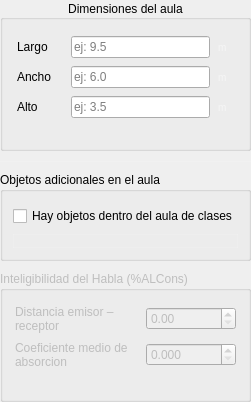
              <widget class="QFrame" name="frame_5">
               <property name="frameShape">
                <enum>QFrame::NoFrame</enum>
               </property>
               <layout class="QVBoxLayout" name="verticalLayout_7" stretch="1,0,1,0">
                <property name="spacing">
                 <number>10</number>
                </property>
                <property name="leftMargin">
                 <number>0</number>
                </property>
                <property name="topMargin">
                 <number>0</number>
                </property>
                <property name="rightMargin">
                 <number>0</number>
                </property>
                <property name="bottomMargin">
                 <number>0</number>
                </property>
                <item>
                 <widget class="QGroupBox" name="boxDimensiones">
                  <property name="maximumSize">
                   <size>
                    <width>16777215</width>
                    <height>16777210</height>
                   </size>
                  </property>
                  <property name="title">
                   <string>Dimensiones del aula</string>
                  </property>
                  <property name="alignment">
                   <set>Qt::AlignCenter</set>
                  </property>
                  <layout class="QVBoxLayout" name="verticalLayout_2">
                   <property name="spacing">
                    <number>8</number>
                   </property>
                   <property name="leftMargin">
                    <number>14</number>
                   </property>
                   <property name="topMargin">
                    <number>16</number>
                   </property>
                   <property name="rightMargin">
                    <number>14</number>
                   </property>
                   <property name="bottomMargin">
                    <number>10</number>
                   </property>
                   <item>
                    <widget class="QFrame" name="frame_2">
                     <property name="frameShape">
                      <enum>QFrame::NoFrame</enum>
                     </property>
                     <layout class="QHBoxLayout" name="horizontalLayout_3">
                      <property name="spacing">
                       <number>8</number>
                      </property>
                      <property name="leftMargin">
                       <number>0</number>
                      </property>
                      <property name="topMargin">
                       <number>0</number>
                      </property>
                      <property name="rightMargin">
                       <number>0</number>
                      </property>
                      <property name="bottomMargin">
                       <number>0</number>
                      </property>
                      <item>
                       <widget class="QLabel" name="label_2">
                        <property name="minimumSize">
                         <size>
                          <width>46</width>
                          <height>0</height>
                         </size>
                        </property>
                        <property name="text">
                         <string>Largo</string>
                        </property>
                       </widget>
                      </item>
                      <item>
                       <widget class="QLineEdit" name="lineLargo">
                        <property name="toolTip">
                         <string>Largo del salon en metros</string>
                        </property>
                        <property name="placeholderText">
                         <string>ej: 9.5</string>
                        </property>
                       </widget>
                      </item>
                      <item>
                       <widget class="QLabel" name="label_3">
                        <property name="minimumSize">
                         <size>
                          <width>16</width>
                          <height>0</height>
                         </size>
                        </property>
                        <property name="styleSheet">
                         <string notr="true">color: rgba(255,255,255,0.50); font-size:10px; font-weight:normal;</string>
                        </property>
                        <property name="text">
                         <string>m</string>
                        </property>
                       </widget>
                      </item>
                     </layout>
                    </widget>
                   </item>
                   <item>
                    <widget class="QFrame" name="frame_3">
                     <property name="frameShape">
                      <enum>QFrame::NoFrame</enum>
                     </property>
                     <layout class="QHBoxLayout" name="horizontalLayout_4">
                      <property name="spacing">
                       <number>8</number>
                      </property>
                      <property name="leftMargin">
                       <number>0</number>
                      </property>
                      <property name="topMargin">
                       <number>0</number>
                      </property>
                      <property name="rightMargin">
                       <number>0</number>
                      </property>
                      <property name="bottomMargin">
                       <number>0</number>
                      </property>
                      <item>
                       <widget class="QLabel" name="label_4">
                        <property name="minimumSize">
                         <size>
                          <width>46</width>
                          <height>0</height>
                         </size>
                        </property>
                        <property name="text">
                         <string>Ancho</string>
                        </property>
                       </widget>
                      </item>
                      <item>
                       <widget class="QLineEdit" name="lineAncho">
                        <property name="toolTip">
                         <string>Ancho del salon en metros</string>
                        </property>
                        <property name="placeholderText">
                         <string>ej: 6.0</string>
                        </property>
                       </widget>
                      </item>
                      <item>
                       <widget class="QLabel" name="label_5">
                        <property name="minimumSize">
                         <size>
                          <width>16</width>
                          <height>0</height>
                         </size>
                        </property>
                        <property name="styleSheet">
                         <string notr="true">color: rgba(255,255,255,0.50); font-size:10px; font-weight:normal;</string>
                        </property>
                        <property name="text">
                         <string>m</string>
                        </property>
                       </widget>
                      </item>
                     </layout>
                    </widget>
                   </item>
                   <item>
                    <widget class="QFrame" name="frame_4">
                     <property name="frameShape">
                      <enum>QFrame::NoFrame</enum>
                     </property>
                     <layout class="QHBoxLayout" name="horizontalLayout_5">
                      <property name="spacing">
                       <number>8</number>
                      </property>
                      <property name="leftMargin">
                       <number>0</number>
                      </property>
                      <property name="topMargin">
                       <number>0</number>
                      </property>
                      <property name="rightMargin">
                       <number>0</number>
                      </property>
                      <property name="bottomMargin">
                       <number>0</number>
                      </property>
                      <item>
                       <widget class="QLabel" name="label_6">
                        <property name="minimumSize">
                         <size>
                          <width>46</width>
                          <height>0</height>
                         </size>
                        </property>
                        <property name="text">
                         <string>Alto</string>
                        </property>
                       </widget>
                      </item>
                      <item>
                       <widget class="QLineEdit" name="lineAlto">
                        <property name="toolTip">
                         <string>Altura del salon en metros</string>
                        </property>
                        <property name="placeholderText">
                         <string>ej: 3.5</string>
                        </property>
                       </widget>
                      </item>
                      <item>
                       <widget class="QLabel" name="label_7">
                        <property name="minimumSize">
                         <size>
                          <width>16</width>
                          <height>0</height>
                         </size>
                        </property>
                        <property name="styleSheet">
                         <string notr="true">color: rgba(255,255,255,0.50); font-size:10px; font-weight:normal;</string>
                        </property>
                        <property name="text">
                         <string>m</string>
                        </property>
                       </widget>
                      </item>
                     </layout>
                    </widget>
                   </item>
                   <item>
                    <widget class="QLabel" name="labelErrorDimensiones">
                     <property name="styleSheet">
                      <string notr="true">color: rgba(248,113,113,0.90); font-size:10px; font-weight:normal;</string>
                     </property>
                     <property name="text">
                      <string/>
                     </property>
                     <property name="wordWrap">
                      <bool>true</bool>
                     </property>
                    </widget>
                   </item>
                  </layout>
                 </widget>
                </item>
                <item>
                 <widget class="QFrame" name="sepDimObjAdic">
                  <property name="styleSheet">
                   <string notr="true">QFrame { background-color: rgba(255,255,255,0.10); max-height: 1px; border: none; }</string>
                  </property>
                  <property name="frameShape">
                   <enum>QFrame::HLine</enum>
                  </property>
                 </widget>
                </item>
                <item>
                 <widget class="QGroupBox" name="groupBox_3">
                  <property name="title">
                   <string>Objetos adicionales en el aula</string>
                  </property>
                  <layout class="QVBoxLayout" name="verticalLayout_20">
                   <property name="spacing">
                    <number>8</number>
                   </property>
                   <property name="leftMargin">
                    <number>10</number>
                   </property>
                   <property name="topMargin">
                    <number>14</number>
                   </property>
                   <property name="rightMargin">
                    <number>10</number>
                   </property>
                   <property name="bottomMargin">
                    <number>10</number>
                   </property>
                   <item>
                    <widget class="QCheckBox" name="checkObjAdicional">
                     <property name="toolTip">
                      <string>Activa para agregar sillas, escritorios u otros objetos que afectan la absorcion</string>
                     </property>
                     <property name="text">
                      <string>Hay objetos dentro del aula de clases</string>
                     </property>
                    </widget>
                   </item>
                   <item>
                    <widget class="QFrame" name="contObjAdicional">
                     <property name="enabled">
                      <bool>false</bool>
                     </property>
                     <property name="styleSheet">
                      <string notr="true">QFrame#contObjAdicional {
    background-color: rgba(251,146,60,0.06);
    border: 1px solid rgba(251,146,60,0.22);
    border-radius: 8px;
}
QFrame#contObjAdicional:disabled { border-color: rgba(255,255,255,0.10); background: transparent; }
</string>
                     </property>
                     <property name="frameShape">
                      <enum>QFrame::NoFrame</enum>
                     </property>
                     <layout class="QVBoxLayout" name="verticalLayout_19">
                      <property name="spacing">
                       <number>4</number>
                      </property>
                      <property name="leftMargin">
                       <number>6</number>
                      </property>
                      <property name="topMargin">
                       <number>6</number>
                      </property>
                      <property name="rightMargin">
                       <number>6</number>
                      </property>
                      <property name="bottomMargin">
                       <number>6</number>
                      </property>
                      <item>
                       <widget class="QFrame" name="objAdic">
                        <property name="enabled">
                         <bool>false</bool>
                        </property>
                        <property name="frameShape">
                         <enum>QFrame::NoFrame</enum>
                        </property>
                        <layout class="QHBoxLayout" name="horizontalLayout_13">
                         <property name="spacing">
                          <number>0</number>
                         </property>
                         <property name="leftMargin">
                          <number>0</number>
                         </property>
                         <property name="topMargin">
                          <number>0</number>
                         </property>
                         <property name="rightMargin">
                          <number>0</number>
                         </property>
                         <property name="bottomMargin">
                          <number>0</number>
                         </property>
                        </layout>
                       </widget>
                      </item>
                     </layout>
                    </widget>
                   </item>
                  </layout>
                 </widget>
                </item>
                <item>
                 <widget class="QGroupBox" name="gbInteligibilad">
                  <property name="enabled">
                   <bool>false</bool>
                  </property>
                  <property name="title">
                   <string>Inteligibilidad del Habla (%ALCons)</string>
                  </property>
                  <layout class="QVBoxLayout" name="verticalLayout_12">
                   <property name="spacing">
                    <number>8</number>
                   </property>
                   <property name="leftMargin">
                    <number>12</number>
                   </property>
                   <property name="topMargin">
                    <number>14</number>
                   </property>
                   <property name="rightMargin">
                    <number>12</number>
                   </property>
                   <property name="bottomMargin">
                    <number>10</number>
                   </property>
                   <item>
                    <widget class="QFrame" name="frame_8">
                     <property name="frameShape">
                      <enum>QFrame::NoFrame</enum>
                     </property>
                     <layout class="QHBoxLayout" name="horizontalLayout_22" stretch="1,1">
                      <property name="spacing">
                       <number>8</number>
                      </property>
                      <property name="leftMargin">
                       <number>0</number>
                      </property>
                      <property name="topMargin">
                       <number>0</number>
                      </property>
                      <property name="rightMargin">
                       <number>0</number>
                      </property>
                      <property name="bottomMargin">
                       <number>0</number>
                      </property>
                      <item>
                       <widget class="QLabel" name="label_15">
                        <property name="text">
                         <string>Distancia emisor – receptor</string>
                        </property>
                        <property name="wordWrap">
                         <bool>true</bool>
                        </property>
                       </widget>
                      </item>
                      <item>
                       <widget class="QDoubleSpinBox" name="distanciaRyE">
                        <property name="minimumSize">
                         <size>
                          <width>80</width>
                          <height>0</height>
                         </size>
                        </property>
                        <property name="maximumSize">
                         <size>
                          <width>90</width>
                          <height>16777215</height>
                         </size>
                        </property>
                        <property name="toolTip">
                         <string>Distancia entre el docente y el oyente mas lejano (en metros)</string>
                        </property>
                        <property name="decimals">
                         <number>2</number>
                        </property>
                        <property name="maximum">
                         <double>30.000000000000000</double>
                        </property>
                        <property name="singleStep">
                         <double>0.500000000000000</double>
                        </property>
                       </widget>
                      </item>
                     </layout>
                    </widget>
                   </item>
                   <item>
                    <widget class="QFrame" name="frame_11">
                     <property name="frameShape">
                      <enum>QFrame::NoFrame</enum>
                     </property>
                     <layout class="QHBoxLayout" name="horizontalLayout_23">
                      <property name="spacing">
                       <number>8</number>
                      </property>
                      <property name="leftMargin">
                       <number>0</number>
                      </property>
                      <property name="topMargin">
                       <number>0</number>
                      </property>
                      <property name="rightMargin">
                       <number>0</number>
                      </property>
                      <property name="bottomMargin">
                       <number>0</number>
                      </property>
                      <item>
                       <widget class="QLabel" name="label_14">
                        <property name="text">
                         <string>Coeficiente medio de absorcion</string>
                        </property>
                        <property name="wordWrap">
                         <bool>true</bool>
                        </property>
                       </widget>
                      </item>
                      <item>
                       <widget class="QDoubleSpinBox" name="coeficienteMedio">
                        <property name="minimumSize">
                         <size>
                          <width>80</width>
                          <height>0</height>
                         </size>
                        </property>
                        <property name="maximumSize">
                         <size>
                          <width>90</width>
                          <height>16777215</height>
                         </size>
                        </property>
                        <property name="toolTip">
                         <string>Coeficiente de absorcion promedio de todas las superficies (entre 0.01 y 1.00)</string>
                        </property>
                        <property name="decimals">
                         <number>3</number>
                        </property>
                        <property name="maximum">
                         <double>1.000000000000000</double>
                        </property>
                        <property name="singleStep">
                         <double>0.010000000000000</double>
                        </property>
                       </widget>
                      </item>
                     </layout>
                    </widget>
                   </item>
                   <item>
                    <widget class="QLabel" name="label_16">
                     <property name="styleSheet">
                      <string notr="true">color: rgba(248,113,113,0.90); font-size:10px; font-weight:normal;</string>
                     </property>
                     <property name="text">
                      <string/>
                     </property>
                     <property name="wordWrap">
                      <bool>true</bool>
                     </property>
                    </widget>
                   </item>
                  </layout>
                 </widget>
                </item>
               </layout>
              </widget>
